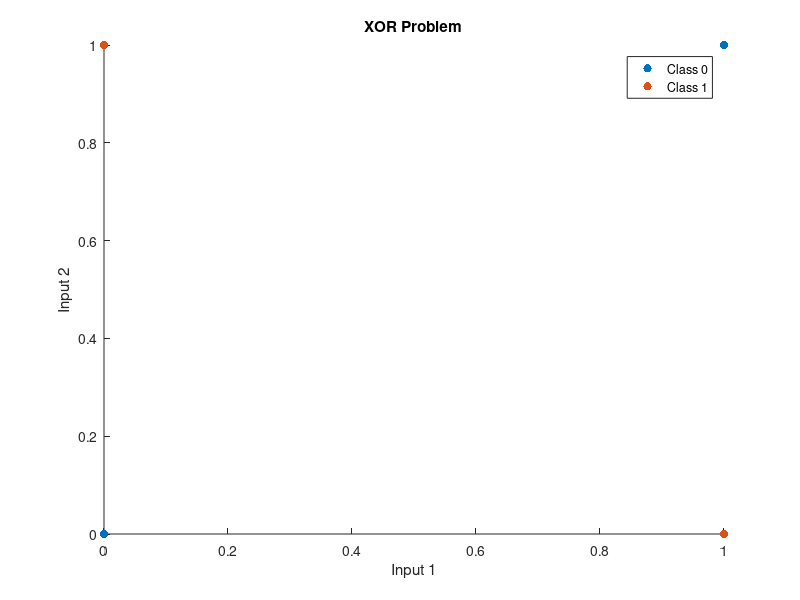

This figure's MATLAB source:
% XOR input data
X = [0, 0; 0, 1; 1, 0; 1, 1];
Y = [0; 1; 1; 0];

% Plotting XOR data
figure;
hold on;
scatter(X(Y==0, 1), X(Y==0, 2), 'ro', 'filled');
scatter(X(Y==1, 1), X(Y==1, 2), 'bo', 'filled');
xlabel('Input 1');
ylabel('Input 2');
legend('Class 0', 'Class 1');
title('XOR Problem');